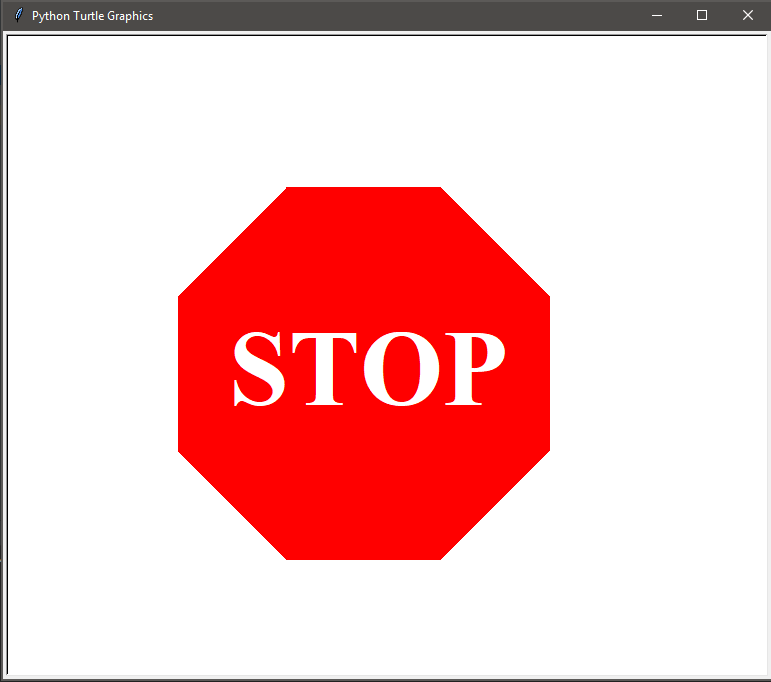

The script that drew this image:
# Ch2 Exercise 3.13
# Macky Ruiz
# CIS 007

import turtle
turtle.pensize(3)
turtle.penup()
turtle.goto(50, -200)
turtle.setheading(22.5)
turtle.pendown()
turtle.begin_fill()
turtle.color("red")
turtle.circle(200, steps = 8)
turtle.end_fill()

turtle.color("white")
turtle.penup()
turtle.goto(-160, -70)
turtle.pendown()
turtle.write("STOP",
    font = ("Times", 80, "bold"))
turtle.hideturtle()

turtle.done ()
